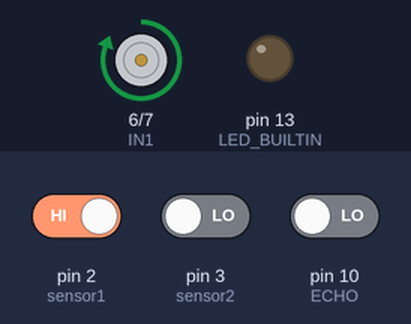
Bench run of a program on a simulated Arduino Uno, built with avr-gcc and run on an emulated ATmega328P. On the bench: motor-driver pin pairs drawn as motors (green arrow = first pin HIGH = forward, orange = second pin HIGH = backward, longer = more drive, scaled by the enable pin), output pins drawn as LEDs (lit = HIGH). The test bench sets the inputs (shaded band); at power-on: pin 2 (sensor1) HIGH, pin 3 (sensor2) LOW, pin 10 (ECHO) LOW. Pins used as bus, display or sensor lines are not drawn; what the program prints to the serial monitor is not drawn.

Above: at 0.1 s.
Timing chart, 0 to 1.6 s (numbered marks = the images above):
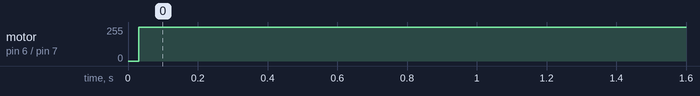

The program:

main.cpp
```cpp
//ver 2

#include <Arduino.h>
#include <Arduino_FreeRTOS.h>

#define sensor1               2
#define sensor2               3
#define IN1	                  6
#define IN2	                  7
#define ENA                   8
#define TRIG                  9
#define ECHO                  10
#define MAX_SPEED             255
#define MIN_SPEED             0
#define Waiting_Time          3000 //ms
#define SPEED                 255
#define MAX_DISTANCE          50 //cm

void door_state_checking(void* pvParameters);
void door_control(void* pvParameters);
void detecting(void* pvParameters);
void close_door(int);
void open_door(int);
void stop();
int calculate_distance();

volatile bool closed = false;
volatile bool opened = false;
volatile bool detected = false;

void setup() {
  pinMode(5, OUTPUT);         // Enable pin for sensor 1-2
  digitalWrite(5, HIGH);
  pinMode(sensor1, INPUT);
  pinMode(sensor2, INPUT);
  pinMode(LED_BUILTIN, OUTPUT);
  pinMode(IN1, OUTPUT);
  pinMode(IN2, OUTPUT);
  pinMode(ENA, OUTPUT);
  pinMode(TRIG, OUTPUT);
  pinMode(ECHO, INPUT);

  xTaskCreate(door_state_checking, "door_state_checking", configMINIMAL_STACK_SIZE, NULL, 1, NULL);
  xTaskCreate(door_control, "door_control", configMINIMAL_STACK_SIZE, NULL, 1, NULL);
  xTaskCreate(detecting, "detecting", configMINIMAL_STACK_SIZE, NULL, 1, NULL);

  Serial.begin(9600);       // for checking the state of the door
}

void loop() {}

void door_state_checking(void* pvParameters) {
  (void) pvParameters;

  while(1) {
    int distance = calculate_distance();
    switch (distance) {
      case 0 ... 4:
        closed = true;
        break;
      case MAX_DISTANCE ... 1000:
        opened = true;
        break;
      default:
        closed = false;
        opened = false;
        break;
    }
  }
}

void detecting(void* pvParameters) {
  (void) pvParameters;

  while(1) {
    while(digitalRead(sensor1) == LOW  || digitalRead(sensor2) == LOW){
      detected = true;
    }
      detected = false;
  }
}

void door_control(void* pvParameters) {
  (void) pvParameters;

  while(1) {
begincycle:
    stop();
    while(!detected);
    if(detected){
      open_door(SPEED);
      Serial.println("Door is opening");
      while(!opened);
      stop();
      Serial.println("Door is opened");
    }
    while(detected){};
    if(!detected){
      if(!closed){
        vTaskDelay(Waiting_Time / portTICK_PERIOD_MS);
        close_door(SPEED);
        Serial.println("Door is closing");
        while(!closed){
            if(detected){
              Serial.println("Something is detected");
              goto begincycle;
        }};
        vTaskDelay(500 / portTICK_PERIOD_MS);                     //delay for completely closed
        stop();
        Serial.println("Door is closed");
      }else {
        stop();
        continue;
        }
    }
  }
}

void stop(){
  digitalWrite(IN1, LOW);
  digitalWrite(IN2, LOW);
}

void open_door(int speed) {
  speed = constrain(speed, MIN_SPEED, MAX_SPEED);
  digitalWrite(IN1, HIGH);
	digitalWrite(IN2, LOW);
  analogWrite(ENA, speed);
}

void close_door(int speed) {
  speed = constrain(speed, MIN_SPEED, MAX_SPEED);
  digitalWrite(IN1, LOW);
	digitalWrite(IN2, HIGH);
  analogWrite(ENA, speed);
}

int calculate_distance(){
  int distance;
  digitalWrite(TRIG, LOW);
  vTaskDelay(1 / portTICK_PERIOD_MS);
  digitalWrite(TRIG, HIGH);
  vTaskDelay(5 / portTICK_PERIOD_MS);
  digitalWrite(TRIG, LOW);

  unsigned long duration = pulseIn(ECHO, HIGH);
  distance = int(duration/2/29.412);
  return distance;
}
```

Measured:
- by itself, motor on pin 6 (IN1) / pin 7 (IN2): stopped → forward 255/255 at 0.03 s
